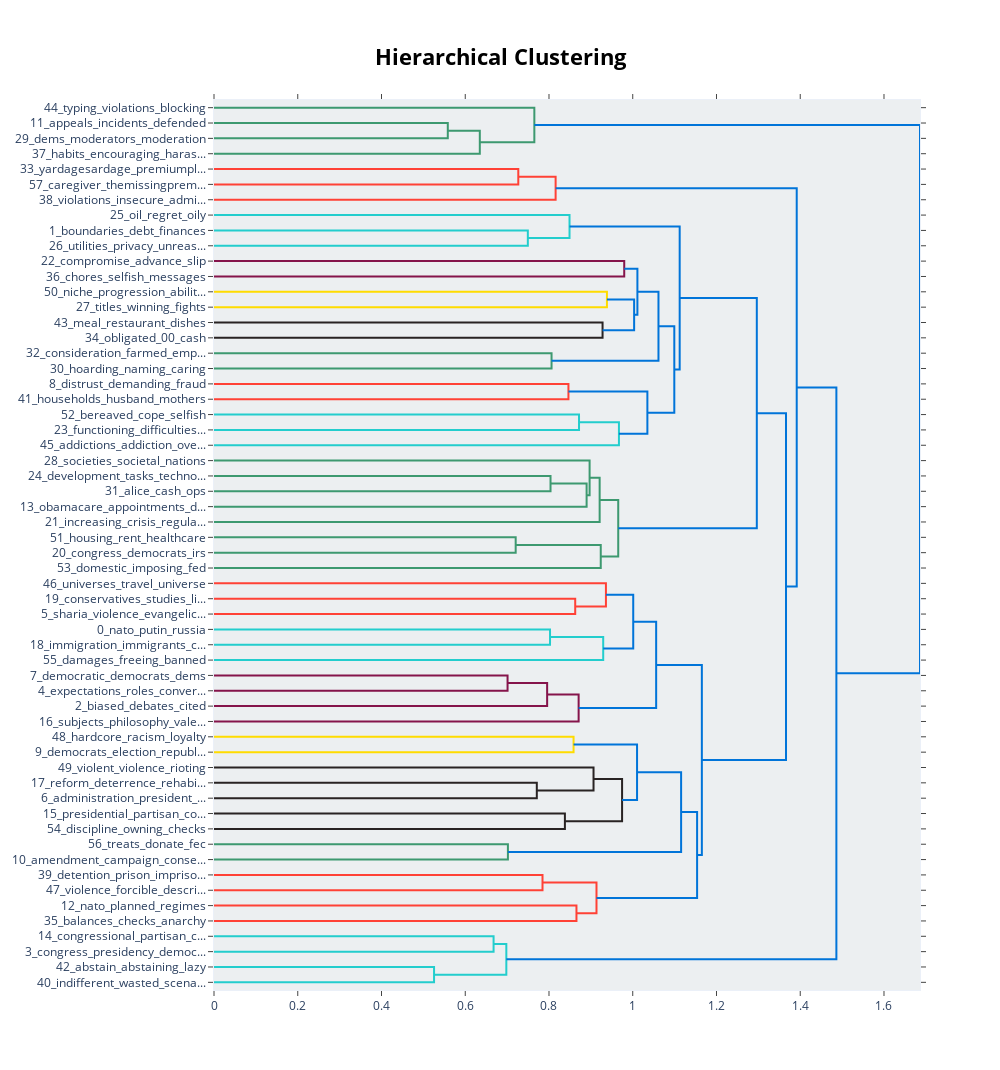

Notebook cell for this chart:
### Code cell
topic_model.visualize_hierarchy()

### Figure 1 — Plotly figure (JSON) as saved in the notebook; plotly's stock layout.template omitted (floating-point values rounded to 4 significant figures)
{"data": [{"hoverinfo": "text", "marker": {"color": "rgb(61,153,112)"}, "mode": "lines", "type": "scatter", "x": [0.0, 0.5583, 0.5583, 0.0], "xaxis": "x", "y": [-15.0, -15.0, -25.0, -25.0], "yaxis": "y"}, {"hoverinfo": "text", "marker": {"color": "rgb(61,153,112)"}, "mode": "lines", "type": "scatter", "x": [0.5583, 0.6348, 0.6348, 0.0], "xaxis": "x", "y": [-20.0, -20.0, -35.0, -35.0], "yaxis": "y"}, {"hoverinfo": "text", "marker": {"color": "rgb(61,153,112)"}, "mode": "lines", "type": "scatter", "x": [0.0, 0.765, 0.765, 0.6348], "xaxis": "x", "y": [-5.0, -5.0, -27.5, -27.5], "yaxis": "y"}, {"hoverinfo": "text", "marker": {"color": "rgb(255,65,54)"}, "mode": "lines", "type": "scatter", "x": [0.0, 0.7267, 0.7267, 0.0], "xaxis": "x", "y": [-45.0, -45.0, -55.0, -55.0], "yaxis": "y"}, {"hoverinfo": "text", "marker": {"color": "rgb(255,65,54)"}, "mode": "lines", "type": "scatter", "x": [0.7267, 0.8158, 0.8158, 0.0], "xaxis": "x", "y": [-50.0, -50.0, -65.0, -65.0], "yaxis": "y"}, {"hoverinfo": "text", "marker": {"color": "rgb(35,205,205)"}, "mode": "lines", "type": "scatter", "x": [0.0, 0.7495, 0.7495, 0.0], "xaxis": "x", "y": [-85.0, -85.0, -95.0, -95.0], "yaxis": "y"}, {"hoverinfo": "text", "marker": {"color": "rgb(35,205,205)"}, "mode": "lines", "type": "scatter", "x": [0.0, 0.849, 0.849, 0.7495], "xaxis": "x", "y": [-75.0, -75.0, -90.0, -90.0], "yaxis": "y"}, {"hoverinfo": "text", "marker": {"color": "rgb(133,20,75)"}, "mode": "lines", "type": "scatter", "x": [0.0, 0.9797, 0.9797, 0.0], "xaxis": "x", "y": [-105.0, -105.0, -115.0, -115.0], "yaxis": "y"}, {"hoverinfo": "text", "marker": {"color": "rgb(255,220,0)"}, "mode": "lines", "type": "scatter", "x": [0.0, 0.9384, 0.9384, 0.0], "xaxis": "x", "y": [-125.0, -125.0, -135.0, -135.0], "yaxis": "y"}, {"hoverinfo": "text", "marker": {"color": "rgb(40,35,35)"}, "mode": "lines", "type": "scatter", "x": [0.0, 0.9279, 0.9279, 0.0], "xaxis": "x", "y": [-145.0, -145.0, -155.0, -155.0], "yaxis": "y"}, {"hoverinfo": "text", "marker": {"color": "rgb(0,116,217)"}, "mode": "lines", "type": "scatter", "x": [0.9384, 1.003, 1.003, 0.9279], "xaxis": "x", "y": [-130.0, -130.0, -150.0, -150.0], "yaxis": "y"}, {"hoverinfo": "text", "marker": {"color": "rgb(0,116,217)"}, "mode": "lines", "type": "scatter", "x": [0.9797, 1.011, 1.011, 1.003], "xaxis": "x", "y": [-110.0, -110.0, -140.0, -140.0], "yaxis": "y"}, {"hoverinfo": "text", "marker": {"color": "rgb(61,153,112)"}, "mode": "lines", "type": "scatter", "x": [0.0, 0.8061, 0.8061, 0.0], "xaxis": "x", "y": [-165.0, -165.0, -175.0, -175.0], "yaxis": "y"}, {"hoverinfo": "text", "marker": {"color": "rgb(0,116,217)"}, "mode": "lines", "type": "scatter", "x": [1.011, 1.061, 1.061, 0.8061], "xaxis": "x", "y": [-125.0, -125.0, -170.0, -170.0], "yaxis": "y"}, {"hoverinfo": "text", "marker": {"color": "rgb(255,65,54)"}, "mode": "lines", "type": "scatter", "x": [0.0, 0.8464, 0.8464, 0.0], "xaxis": "x", "y": [-185.0, -185.0, -195.0, -195.0], "yaxis": "y"}, {"hoverinfo": "text", "marker": {"color": "rgb(35,205,205)"}, "mode": "lines", "type": "scatter", "x": [0.0, 0.8717, 0.8717, 0.0], "xaxis": "x", "y": [-205.0, -205.0, -215.0, -215.0], "yaxis": "y"}, {"hoverinfo": "text", "marker": {"color": "rgb(35,205,205)"}, "mode": "lines", "type": "scatter", "x": [0.8717, 0.967, 0.967, 0.0], "xaxis": "x", "y": [-210.0, -210.0, -225.0, -225.0], "yaxis": "y"}, {"hoverinfo": "text", "marker": {"color": "rgb(0,116,217)"}, "mode": "lines", "type": "scatter", "x": [0.8464, 1.035, 1.035, 0.967], "xaxis": "x", "y": [-190.0, -190.0, -217.5, -217.5], "yaxis": "y"}, {"hoverinfo": "text", "marker": {"color": "rgb(0,116,217)"}, "mode": "lines", "type": "scatter", "x": [1.061, 1.099, 1.099, 1.035], "xaxis": "x", "y": [-147.5, -147.5, -203.8, -203.8], "yaxis": "y"}, {"hoverinfo": "text", "marker": {"color": "rgb(0,116,217)"}, "mode": "lines", "type": "scatter", "x": [0.849, 1.112, 1.112, 1.099], "xaxis": "x", "y": [-82.5, -82.5, -175.6, -175.6], "yaxis": "y"}, {"hoverinfo": "text", "marker": {"color": "rgb(61,153,112)"}, "mode": "lines", "type": "scatter", "x": [0.0, 0.8036, 0.8036, 0.0], "xaxis": "x", "y": [-245.0, -245.0, -255.0, -255.0], "yaxis": "y"}, {"hoverinfo": "text", "marker": {"color": "rgb(61,153,112)"}, "mode": "lines", "type": "scatter", "x": [0.8036, 0.8898, 0.8898, 0.0], "xaxis": "x", "y": [-250.0, -250.0, -265.0, -265.0], "yaxis": "y"}, {"hoverinfo": "text", "marker": {"color": "rgb(61,153,112)"}, "mode": "lines", "type": "scatter", "x": [0.0, 0.897, 0.897, 0.8898], "xaxis": "x", "y": [-235.0, -235.0, -257.5, -257.5], "yaxis": "y"}, {"hoverinfo": "text", "marker": {"color": "rgb(61,153,112)"}, "mode": "lines", "type": "scatter", "x": [0.897, 0.921, 0.921, 0.0], "xaxis": "x", "y": [-246.2, -246.2, -275.0, -275.0], "yaxis": "y"}, {"hoverinfo": "text", "marker": {"color": "rgb(61,153,112)"}, "mode": "lines", "type": "scatter", "x": [0.0, 0.7204, 0.7204, 0.0], "xaxis": "x", "y": [-285.0, -285.0, -295.0, -295.0], "yaxis": "y"}, {"hoverinfo": "text", "marker": {"color": "rgb(61,153,112)"}, "mode": "lines", "type": "scatter", "x": [0.7204, 0.9236, 0.9236, 0.0], "xaxis": "x", "y": [-290.0, -290.0, -305.0, -305.0], "yaxis": "y"}, {"hoverinfo": "text", "marker": {"color": "rgb(61,153,112)"}, "mode": "lines", "type": "scatter", "x": [0.921, 0.9653, 0.9653, 0.9236], "xaxis": "x", "y": [-260.6, -260.6, -297.5, -297.5], "yaxis": "y"}, {"hoverinfo": "text", "marker": {"color": "rgb(0,116,217)"}, "mode": "lines", "type": "scatter", "x": [1.112, 1.296, 1.296, 0.9653], "xaxis": "x", "y": [-129.1, -129.1, -279.1, -279.1], "yaxis": "y"}, {"hoverinfo": "text", "marker": {"color": "rgb(255,65,54)"}, "mode": "lines", "type": "scatter", "x": [0.0, 0.8626, 0.8626, 0.0], "xaxis": "x", "y": [-325.0, -325.0, -335.0, -335.0], "yaxis": "y"}, {"hoverinfo": "text", "marker": {"color": "rgb(255,65,54)"}, "mode": "lines", "type": "scatter", "x": [0.0, 0.936, 0.936, 0.8626], "xaxis": "x", "y": [-315.0, -315.0, -330.0, -330.0], "yaxis": "y"}, {"hoverinfo": "text", "marker": {"color": "rgb(35,205,205)"}, "mode": "lines", "type": "scatter", "x": [0.0, 0.8025, 0.8025, 0.0], "xaxis": "x", "y": [-345.0, -345.0, -355.0, -355.0], "yaxis": "y"}, {"hoverinfo": "text", "marker": {"color": "rgb(35,205,205)"}, "mode": "lines", "type": "scatter", "x": [0.8025, 0.9295, 0.9295, 0.0], "xaxis": "x", "y": [-350.0, -350.0, -365.0, -365.0], "yaxis": "y"}, {"hoverinfo": "text", "marker": {"color": "rgb(0,116,217)"}, "mode": "lines", "type": "scatter", "x": [0.936, 1.001, 1.001, 0.9295], "xaxis": "x", "y": [-322.5, -322.5, -357.5, -357.5], "yaxis": "y"}, {"hoverinfo": "text", "marker": {"color": "rgb(133,20,75)"}, "mode": "lines", "type": "scatter", "x": [0.0, 0.7011, 0.7011, 0.0], "xaxis": "x", "y": [-375.0, -375.0, -385.0, -385.0], "yaxis": "y"}, {"hoverinfo": "text", "marker": {"color": "rgb(133,20,75)"}, "mode": "lines", "type": "scatter", "x": [0.7011, 0.7956, 0.7956, 0.0], "xaxis": "x", "y": [-380.0, -380.0, -395.0, -395.0], "yaxis": "y"}, {"hoverinfo": "text", "marker": {"color": "rgb(133,20,75)"}, "mode": "lines", "type": "scatter", "x": [0.7956, 0.8708, 0.8708, 0.0], "xaxis": "x", "y": [-387.5, -387.5, -405.0, -405.0], "yaxis": "y"}, {"hoverinfo": "text", "marker": {"color": "rgb(0,116,217)"}, "mode": "lines", "type": "scatter", "x": [1.001, 1.056, 1.056, 0.8708], "xaxis": "x", "y": [-340.0, -340.0, -396.2, -396.2], "yaxis": "y"}, {"hoverinfo": "text", "marker": {"color": "rgb(255,220,0)"}, "mode": "lines", "type": "scatter", "x": [0.0, 0.8587, 0.8587, 0.0], "xaxis": "x", "y": [-415.0, -415.0, -425.0, -425.0], "yaxis": "y"}, {"hoverinfo": "text", "marker": {"color": "rgb(40,35,35)"}, "mode": "lines", "type": "scatter", "x": [0.0, 0.7709, 0.7709, 0.0], "xaxis": "x", "y": [-445.0, -445.0, -455.0, -455.0], "yaxis": "y"}, {"hoverinfo": "text", "marker": {"color": "rgb(40,35,35)"}, "mode": "lines", "type": "scatter", "x": [0.0, 0.9064, 0.9064, 0.7709], "xaxis": "x", "y": [-435.0, -435.0, -450.0, -450.0], "yaxis": "y"}, {"hoverinfo": "text", "marker": {"color": "rgb(40,35,35)"}, "mode": "lines", "type": "scatter", "x": [0.0, 0.838, 0.838, 0.0], "xaxis": "x", "y": [-465.0, -465.0, -475.0, -475.0], "yaxis": "y"}, {"hoverinfo": "text", "marker": {"color": "rgb(40,35,35)"}, "mode": "lines", "type": "scatter", "x": [0.9064, 0.9745, 0.9745, 0.838], "xaxis": "x", "y": [-442.5, -442.5, -470.0, -470.0], "yaxis": "y"}, {"hoverinfo": "text", "marker": {"color": "rgb(0,116,217)"}, "mode": "lines", "type": "scatter", "x": [0.8587, 1.01, 1.01, 0.9745], "xaxis": "x", "y": [-420.0, -420.0, -456.2, -456.2], "yaxis": "y"}, {"hoverinfo": "text", "marker": {"color": "rgb(61,153,112)"}, "mode": "lines", "type": "scatter", "x": [0.0, 0.7019, 0.7019, 0.0], "xaxis": "x", "y": [-485.0, -485.0, -495.0, -495.0], "yaxis": "y"}, {"hoverinfo": "text", "marker": {"color": "rgb(0,116,217)"}, "mode": "lines", "type": "scatter", "x": [1.01, 1.116, 1.116, 0.7019], "xaxis": "x", "y": [-438.1, -438.1, -490.0, -490.0], "yaxis": "y"}, {"hoverinfo": "text", "marker": {"color": "rgb(255,65,54)"}, "mode": "lines", "type": "scatter", "x": [0.0, 0.7845, 0.7845, 0.0], "xaxis": "x", "y": [-505.0, -505.0, -515.0, -515.0], "yaxis": "y"}, {"hoverinfo": "text", "marker": {"color": "rgb(255,65,54)"}, "mode": "lines", "type": "scatter", "x": [0.0, 0.8656, 0.8656, 0.0], "xaxis": "x", "y": [-525.0, -525.0, -535.0, -535.0], "yaxis": "y"}, {"hoverinfo": "text", "marker": {"color": "rgb(255,65,54)"}, "mode": "lines", "type": "scatter", "x": [0.7845, 0.9134, 0.9134, 0.8656], "xaxis": "x", "y": [-510.0, -510.0, -530.0, -530.0], "yaxis": "y"}, {"hoverinfo": "text", "marker": {"color": "rgb(0,116,217)"}, "mode": "lines", "type": "scatter", "x": [1.116, 1.154, 1.154, 0.9134], "xaxis": "x", "y": [-464.1, -464.1, -520.0, -520.0], "yaxis": "y"}, {"hoverinfo": "text", "marker": {"color": "rgb(0,116,217)"}, "mode": "lines", "type": "scatter", "x": [1.056, 1.165, 1.165, 1.154], "xaxis": "x", "y": [-368.1, -368.1, -492.0, -492.0], "yaxis": "y"}, {"hoverinfo": "text", "marker": {"color": "rgb(0,116,217)"}, "mode": "lines", "type": "scatter", "x": [1.296, 1.366, 1.366, 1.165], "xaxis": "x", "y": [-204.1, -204.1, -430.1, -430.1], "yaxis": "y"}, {"hoverinfo": "text", "marker": {"color": "rgb(0,116,217)"}, "mode": "lines", "type": "scatter", "x": [0.8158, 1.392, 1.392, 1.366], "xaxis": "x", "y": [-57.5, -57.5, -317.1, -317.1], "yaxis": "y"}, {"hoverinfo": "text", "marker": {"color": "rgb(35,205,205)"}, "mode": "lines", "type": "scatter", "x": [0.0, 0.6677, 0.6677, 0.0], "xaxis": "x", "y": [-545.0, -545.0, -555.0, -555.0], "yaxis": "y"}, {"hoverinfo": "text", "marker": {"color": "rgb(35,205,205)"}, "mode": "lines", "type": "scatter", "x": [0.0, 0.5255, 0.5255, 0.0], "xaxis": "x", "y": [-565.0, -565.0, -575.0, -575.0], "yaxis": "y"}, {"hoverinfo": "text", "marker": {"color": "rgb(35,205,205)"}, "mode": "lines", "type": "scatter", "x": [0.6677, 0.6981, 0.6981, 0.5255], "xaxis": "x", "y": [-550.0, -550.0, -570.0, -570.0], "yaxis": "y"}, {"hoverinfo": "text", "marker": {"color": "rgb(0,116,217)"}, "mode": "lines", "type": "scatter", "x": [1.392, 1.486, 1.486, 0.6981], "xaxis": "x", "y": [-187.3, -187.3, -560.0, -560.0], "yaxis": "y"}, {"hoverinfo": "text", "marker": {"color": "rgb(0,116,217)"}, "mode": "lines", "type": "scatter", "x": [0.765, 1.686, 1.686, 1.486], "xaxis": "x", "y": [-16.25, -16.25, -373.6, -373.6], "yaxis": "y"}], "layout": {"autosize": false, "height": 1070, "hoverlabel": {"bgcolor": "white", "font": {"family": "Rockwell", "size": 16}}, "hovermode": "closest", "plot_bgcolor": "#ECEFF1", "showlegend": false, "title": {"font": {"color": "Black", "size": 22}, "text": "<b>Hierarchical Clustering</b>", "x": 0.5, "xanchor": "center", "yanchor": "top"}, "width": 1000, "xaxis": {"mirror": "allticks", "rangemode": "tozero", "showgrid": false, "showline": true, "showticklabels": true, "ticks": "outside", "type": "linear", "zeroline": false}, "yaxis": {"mirror": "allticks", "range": [-580, 0], "rangemode": "tozero", "showgrid": false, "showline": true, "showticklabels": true, "tickmode": "array", "ticks": "outside", "ticktext": ["44_typing_violations_blocking", "11_appeals_incidents_defended", "29_dems_moderators_moderation", "37_habits_encouraging_haras...", "33_yardagesardage_premiumpl...", "57_caregiver_themissingprem...", "38_violations_insecure_admi...", "25_oil_regret_oily", "1_boundaries_debt_finances", "26_utilities_privacy_unreas...", "22_compromise_advance_slip", "36_chores_selfish_messages", "50_niche_progression_abilit...", "27_titles_winning_fights", "43_meal_restaurant_dishes", "34_obligated_00_cash", "32_consideration_farmed_emp...", "30_hoarding_naming_caring", "8_distrust_demanding_fraud", "41_households_husband_mothers", "52_bereaved_cope_selfish", "23_functioning_difficulties...", "45_addictions_addiction_ove...", "28_societies_societal_nations", "24_development_tasks_techno...", "31_alice_cash_ops", "13_obamacare_appointments_d...", "21_increasing_crisis_regula...", "51_housing_rent_healthcare", "20_congress_democrats_irs", "53_domestic_imposing_fed", "46_universes_travel_universe", "19_conservatives_studies_li...", "5_sharia_violence_evangelic...", "0_nato_putin_russia", "18_immigration_immigrants_c...", "55_damages_freeing_banned", "7_democratic_democrats_dems", "4_expectations_roles_conver...", "2_biased_debates_cited", "16_subjects_philosophy_vale...", "48_hardcore_racism_loyalty", "9_democrats_election_republ...", "49_violent_violence_rioting", "17_reform_deterrence_rehabi...", "6_administration_president_...", "15_presidential_partisan_co...", "54_discipline_owning_checks", "56_treats_donate_fec", "10_amendment_campaign_conse...", "39_detention_prison_impriso...", "47_violence_forcible_descri...", "12_nato_planned_regimes", "35_balances_checks_anarchy", "14_congressional_partisan_c...", "3_congress_presidency_democ...", "42_abstain_abstaining_lazy", "40_indifferent_wasted_scena..."], "tickvals": [-5, -15, -25, -35, -45, -55, -65, -75, -85, -95, -105, -115, -125, -135, -145, -155, -165, -175, -185, -195, -205, -215, -225, -235, -245, -255, -265, -275, -285, -295, -305, -315, -325, -335, -345, -355, -365, -375, -385, -395, -405, -415, -425, -435, -445, -455, -465, -475, -485, -495, -505, -515, -525, -535, -545, -555, -565, -575], "type": "linear", "zeroline": false}}}
